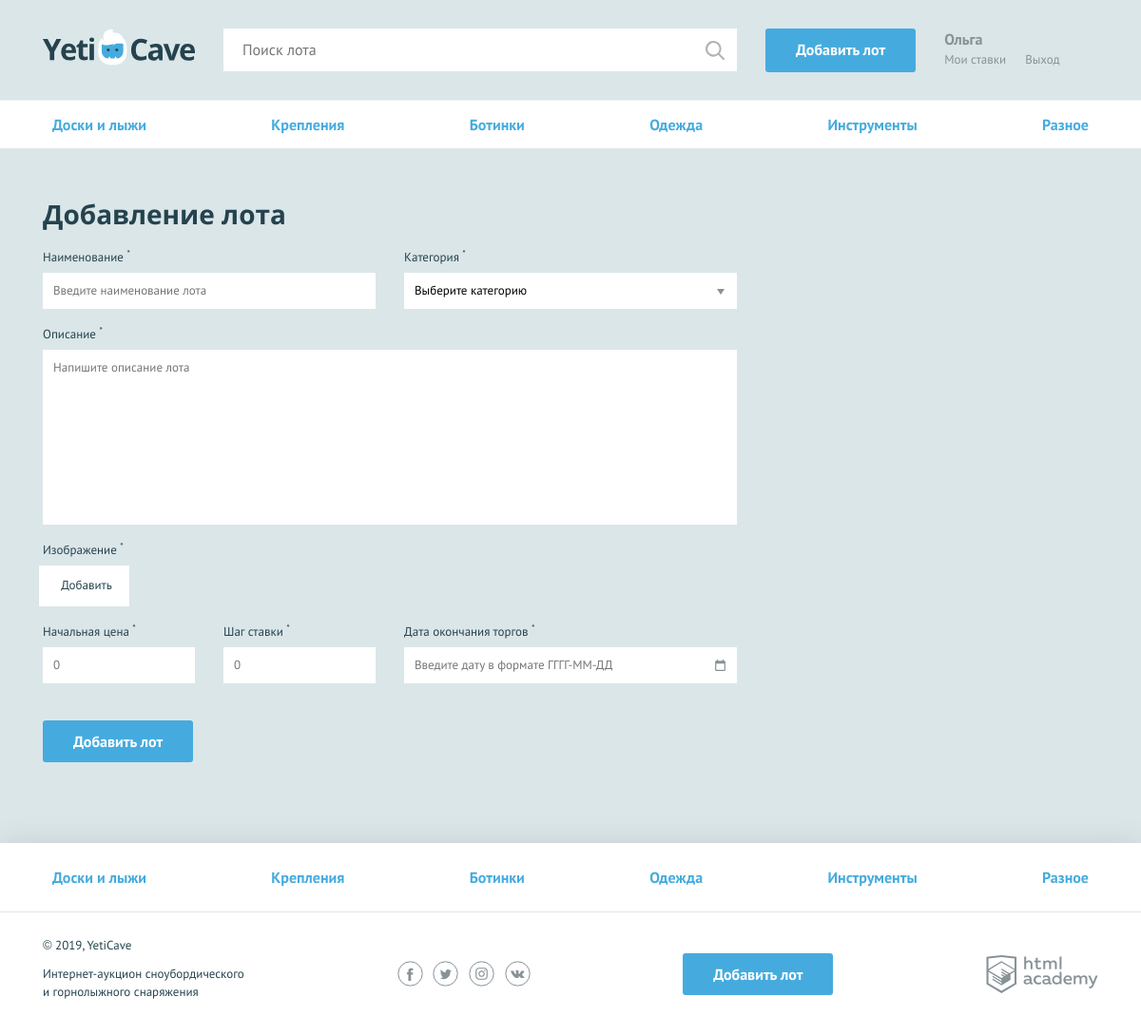
The page /add.php on the database its author committed.
### tables this page shows
CREATE TABLE categories(
	id INT AUTO_INCREMENT PRIMARY KEY,
	name VARCHARACTER(50) NOT NULL UNIQUE,
	code VARCHARACTER(50) NOT NULL UNIQUE
);

### functions/getters.php (called while the page is built, shortened)
<?php
function get_categories(mysqli $connection, string &$error): ?array
{
    $sql = 'SELECT id, name, code FROM categories';
    $result = mysqli_query($connection, $sql);
    if ($result) {
        return mysqli_fetch_all($result, MYSQLI_ASSOC);
    }
    return null;
}
function get_post_val(string $name): ?string
{
    return filter_input(INPUT_POST, $name);
}

### functions/helpers.php (called while the page is built, shortened)
<?php
function include_template($name, array $data = [])
{
    $name = 'templates/'.$name;
    extract($data);
    require $name;
    $result = ob_get_clean();
    return $result;
}

### templates/add-lot.php (the view, shortened to what this page needs)
<?= include_template('nav.php', ['categories' => $categories]) ?>
<?php $classname = !empty($errors) ? "form--invalid" : ""; ?>
<form class="form form--add-lot container <?= $classname; ?>"
      action="/add.php" method="POST" enctype="multipart/form-data">
    <h2>Добавление лота</h2>
    <div class="form__container-two">
        <?php $classname = isset($errors['lot-name']) ? "form__item--invalid"
            : ""; ?>
        <div class="form__item <?= $classname; ?>">
            <label for="lot-name">Наименование <sup>*</sup></label>
            <input id="lot-name" type="text" name="lot-name"
                   placeholder="Введите наименование лота" <?= 'value="'
            .get_post_val('lot-name').'"'; ?>>
        </div>
        <?php $classname = isset($errors['category']) ? "form__item--invalid"
            : ""; ?>
        <div class="form__item <?= $classname; ?>">
            <label for="category">Категория <sup>*</sup></label>
            <select id="category" name="category">
                <option>Выберите категорию</option>
            </select>
        </div>
    </div>
    <?php $classname = isset($errors['message']) ? "form__item--invalid"
        : ""; ?>
    <div class="form__item form__item--wide  <?= $classname; ?>">
        <label for="message">Описание <sup>*</sup></label>
        <textarea id="message" name="message"
                  placeholder="Напишите описание лота"><?= get_post_val('message'); ?></textarea>
    </div>
    <?php $classname = isset($errors['file']) ? "form__item--invalid"
        : ""; ?>
    <div class="form__item form__item--file  <?= $classname; ?>">
        <label>Изображение <sup>*</sup></label>
        <div class="form__input-file   <?= $classname; ?>">
            <label for="lot-img">
                Добавить
            </label>
        </div>
    </div>
    <div class="form__container-three">
        <?php $classname = isset($errors['lot-rate']) ? "form__item--invalid"
            : ""; ?>
        <div class="form__item form__item--small  <?= $classname; ?>">
            <label for="lot-rate">Начальная цена <sup>*</sup></label>
            <input id="lot-rate" type="text" name="lot-rate"
                   placeholder="0" <?= 'value="'
            .get_post_val('lot-rate').'"'; ?>>
        </div>
        <?php $classname = isset($errors['lot-step']) ? "form__item--invalid"
            : ""; ?>
        <div class="form__item form__item--small  <?= $classname; ?>">
            <label for="lot-step">Шаг ставки <sup>*</sup></label>
            <input id="lot-step" type="text" name="lot-step"
                   placeholder="0" <?= 'value="'
            .get_post_val('lot-step').'"'; ?>>
        </div>
        <?php $classname = isset($errors['lot-date']) ? "form__item--invalid"
            : ""; ?>
        <div class="form__item  <?= $classname; ?>">
            <label for="lot-date">Дата окончания торгов <sup>*</sup></label>
            <input class="form__input-date" id="lot-date" type="text"
                   name="lot-date"
                   placeholder="Введите дату в формате ГГГГ-ММ-ДД" <?= 'value="'
            .get_post_val('lot-date').'"'; ?>>
        </div>
    </div>
    <button type="submit" class="button">Добавить лот</button>
</form>

### templates/nav.php
<nav class="nav">
    <ul class="nav__list container">
        <?php
        if (is_array($categories)):
            foreach ($categories as $category): ?>
                <li class="nav__item">
                    <a href="pages/all-lots.html"><?= $category['name']; ?></a>
                </li>
            <?php endforeach; else: ?>
            <?= $categories; ?>
        <?php endif; ?>
    </ul>
</nav>

### css/style.css (style rules this page uses)
html, body { height: 100%; }
body { min-width: 1140px; background-color: #dbe6e9; font-family: "PT Sans", sans-serif; font-weight: 400; font-size: 16px; line-height: 26px; color: #25434e; }
a { text-decoration: none; }
h2 { margin: 0; font-family: "Open Sans", sans-serif; font-size: 28px; line-height: 35px; font-weight: 700; }
.container { width: 1110px; margin: 0 auto; padding: 0 15px; }
.button { display: block; padding: 9px 32px; background-color: #45abde; color: #ffffff; text-align: center; font-weight: 700; border: none; border-radius: 3px; }
.nav { background-color: #ffffff; border-bottom: 1px solid #e1e6e7; }
.nav__list { display: -webkit-flex; display: -ms-flexbox; display: flex; -webkit-justify-content: space-between; -ms-flex-pack: justify; justify-content: space-between; -webkit-flex-wrap: wrap; -ms-flex-wrap: wrap; flex-wrap: wrap; list-style: none; }
.nav__item a { position: relative; display: block; padding: 12px 10px; font-weight: 700; color: #45abde; }
.nav__item a::before { content: ""; display: none; position: absolute; bottom: 0; width: calc(100% - 20px); height: 3px; background-color: #e2e5e6; }
.main-footer .nav__item a { padding: 23px 10px; }
.form { padding-top: 51px; }
.form h2 { padding-bottom: 15px; }
.form__item { width: 350px; margin: 0; margin-bottom: 14px; font-size: 13px; }
.form__item label { display: block; margin-bottom: 3px; }
.form__item input, .form__item textarea { display: block; width: 100%; padding: 5px 10px; border: 1px solid #ffffff; box-sizing: border-box; }
.form__item textarea { min-height: 184px; resize: none; }
.form__item--small { width: 160px }
.form__item--wide { width: 730px; }
.form .button { display: inline-block; vertical-align: middle; margin-right: 20px; }
.form__item select { display: block; width: 350px; padding: 5px 10px; border: 1px solid #ffffff; box-sizing: border-box; border-radius: 0; -webkit-appearance: none; -moz-appearance: none; appearance: none; background: #ffffff url("../img/dropdown.svg") 328px 16px no-repeat; }
.form__container-two, .form__container-three { display: -webkit-flex; display: -ms-flexbox; display: flex; -webkit-justify-content: space-between; -ms-flex-pack: justify; justify-content: space-between; width: 730px; }
.form__container-three { margin-bottom: 25px; }
.form__input-date { background: #ffffff url("../img/date.svg") 326px 12px no-repeat; }
.form__input-file { display: inline-block; }
.form__input-file label { display: inline-block; width: 95px; box-sizing: border-box; margin: 0 0 0 -4px; padding: 7px 0 8px 5px; border: 1px solid #fff; background: #fff; text-align: center; cursor: pointer; }

### rows shown on the page
categories: name "Доски и лыжи"
categories: name "Крепления"
categories: name "Ботинки"
categories: name "Одежда"
categories: name "Инструменты"
categories: name "Разное"

### other values the page prints
$user_name "Ольга"
